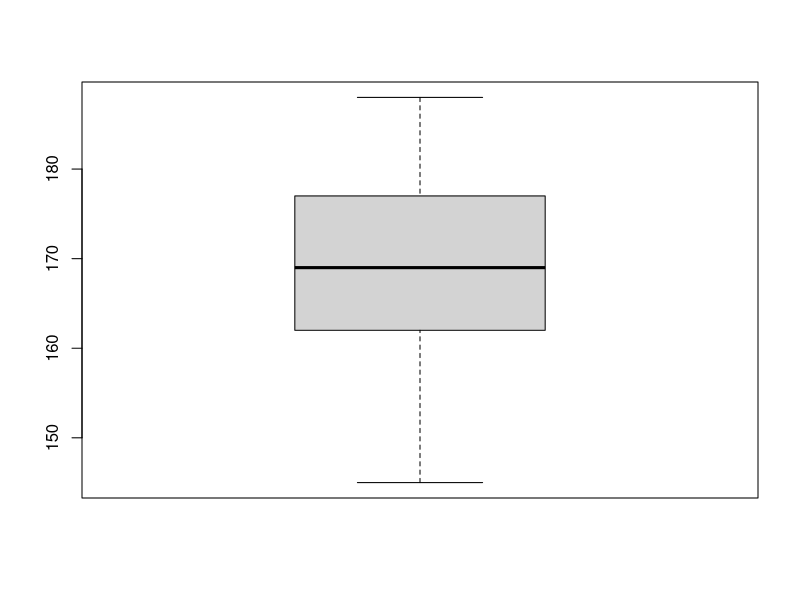

The R script that drew this image:
weights<-c(173,183,162,168,154,165,177,179,158,180,171,160,145,186,164,175,151,171,182,166,188,169,175,162,157)
boxplot(weights)